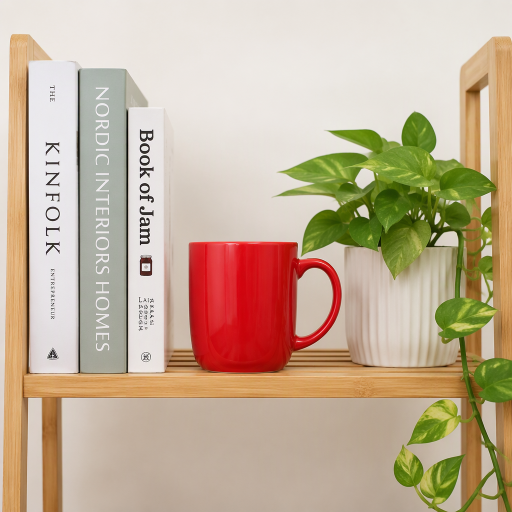
//> input picture 底层算法演示/模板匹配/assets/scene.png, 1024 x 1024 px (shown at 1/2 size)
$ ./template_matching -s=../assets/scene.png   (built with g++ and OpenCV 4)
//> lines starting //> are read from the running program, lines starting //| are printed output that depends on the picture
/**
 * @file    template_matching.cpp
 * @brief   模板匹配演示：在多尺度上滑动窗口匹配，定位模板并输出响应热力图。
 * @details 流程：读取模板与目标 -> 选择匹配方法 -> 多尺度滑动窗口匹配 -> 定位最佳位置。
 * @note    依赖：OpenCV 4.x（core / imgproc / imgcodecs / highgui）
 *          TM_CCOEFF_NORMED 对亮度线性变化不敏感，但匹配结果只有「平移」自由度；
 *          模板尺寸一变就失效，所以工程上必须配合多尺度搜索（本演示的核心）。
 */

#include <algorithm>
#include <iomanip>
#include <iostream>
#include <string>
#include <vector>

#include <opencv2/opencv.hpp>
#include <opencv2/core/utils/filesystem.hpp>

namespace {

const int kPanelWidth = 480;
const int kPanelHeight = 360;
const int kTitleHeight = 30;

/** @brief 在若干候选位置中查找素材，便于从不同工作目录运行。 */
std::string locateAsset(const std::string& fileName)
{
//> called with fileName = "template.png"
    const std::vector<std::string> candidates = {
        "../../assets/" + fileName, "../assets/" + fileName, "assets/" + fileName};
    for (const auto& path : candidates) {
        if (cv::utils::fs::exists(path)) {
            return path;
        }
    }
    return candidates.front();
}

/** @brief 由素材路径推导输出目录：<demo>/assets/x.png -> <demo>/output。 */
std::string outputDirFor(const std::string& inputPath)
{
    std::string dir = inputPath;
    const size_t slash = dir.find_last_of("/\\");
    dir = (slash == std::string::npos) ? "." : dir.substr(0, slash);
    const size_t slash2 = dir.find_last_of("/\\");
    const std::string leaf = (slash2 == std::string::npos) ? dir : dir.substr(slash2 + 1);
    if (leaf == "assets") {
        dir = (slash2 == std::string::npos) ? "." : dir.substr(0, slash2);
    }
    return dir + "/output";
}

/** @brief 等比缩放并居中留白到固定面板。 */
cv::Mat fitPanel(const cv::Mat& image, const std::string& title)
{
    cv::Mat bgr;
    if (image.channels() == 1) {
        cv::cvtColor(image, bgr, cv::COLOR_GRAY2BGR);
    } else {
        bgr = image;
    }
    const double scale =
        std::min(kPanelWidth / static_cast<double>(bgr.cols),
                 kPanelHeight / static_cast<double>(bgr.rows));
    cv::Mat scaled;
    cv::resize(bgr, scaled, cv::Size(), scale, scale, cv::INTER_AREA);
    cv::Mat panel(kPanelHeight + kTitleHeight, kPanelWidth, CV_8UC3, cv::Scalar(255, 255, 255));
    const int x = (kPanelWidth - scaled.cols) / 2;
    const int y = kTitleHeight + (kPanelHeight - scaled.rows) / 2;
    scaled.copyTo(panel(cv::Rect(x, y, scaled.cols, scaled.rows)));
    cv::putText(panel, title, cv::Point(8, 21), cv::FONT_HERSHEY_SIMPLEX, 0.5,
                cv::Scalar(0, 0, 0), 1, cv::LINE_AA);
    return panel;
}

/** @brief 按列数拼接等尺寸面板。 */
cv::Mat montage(const std::vector<cv::Mat>& panels, int cols)
{
    const int rows = static_cast<int>((panels.size() + cols - 1) / cols);
    cv::Mat canvas(rows * panels[0].rows, cols * panels[0].cols, CV_8UC3, cv::Scalar(255, 255, 255));
    for (size_t i = 0; i < panels.size(); ++i) {
        const int r = static_cast<int>(i) / cols;
        const int c = static_cast<int>(i) % cols;
        panels[i].copyTo(canvas(cv::Rect(c * panels[i].cols, r * panels[i].rows,
                                         panels[i].cols, panels[i].rows)));
    }
    return canvas;
}

}  // namespace

/**
 * @brief  主流程：多尺度模板匹配并输出最佳位置与热力图。
 * @param  argc 参数个数。
 * @param  argv 参数列表。
 * @return 0 表示成功，非 0 表示失败。
 */
int main(int argc, char** argv)
{
    const cv::String keys =
        "{help h usage ? |      | 打印帮助信息 }"
        "{s scene        |      | 场景图，缺省读取 assets/scene.png }"
        "{t template     |      | 模板图，缺省读取 assets/template.png }"
        "{o output       |      | 输出图像路径，缺省写入 <目录>/output/template_matching.png }"
        "{a minScale     | 0.5  | 最小缩放系数 }"
        "{b maxScale     | 1.5  | 最大缩放系数 }"
        "{n steps        | 11   | 缩放扫描点数 }"
        "{d display      | 0    | 是否弹窗显示 (1=显示, 0=不显示) }";

    cv::CommandLineParser parser(argc, argv, keys);
    parser.about("模板匹配演示: 多尺度 matchTemplate 搜索\n参数请使用 --key=value 形式");
    if (parser.has("help")) {
        parser.printMessage();
        return 0;
    }
    if (!parser.check()) {
        parser.printErrors();
        parser.printMessage();
        return -1;
    }

    std::string scenePath = parser.get<std::string>("scene");
    std::string templatePath = parser.get<std::string>("template");
    if (scenePath.empty()) {
        scenePath = locateAsset("scene.png");
    }
    if (templatePath.empty()) {
        templatePath = locateAsset("template.png");
    }

    // 步骤 1：读取模板和目标。
    const cv::Mat sceneColor = cv::imread(scenePath, cv::IMREAD_COLOR);
//> sceneColor is the input picture: 1024 rows x 1024 cols, CV_8UC3; mean B, G, R 151.2, 175.3, 195.9
    const cv::Mat templateColor = cv::imread(templatePath, cv::IMREAD_COLOR);
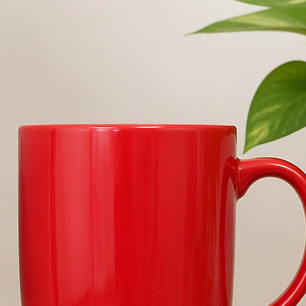
//> input picture 底层算法演示/模板匹配/assets/template.png, 306 x 306 px
//> templateColor is the input picture: 306 rows x 306 cols, CV_8UC3; mean B, G, R 111.4, 120.7, 202
    if (sceneColor.empty() || templateColor.empty()) {
        std::cerr << "无法读取图像" << std::endl;
        return -1;
    }
    cv::Mat sceneGray;
    cv::Mat templateGray;
    cv::cvtColor(sceneColor, sceneGray, cv::COLOR_BGR2GRAY);
    cv::cvtColor(templateColor, templateGray, cv::COLOR_BGR2GRAY);

    // 步骤 2~3：多尺度滑动窗口匹配。matchTemplate 内部就是一次全图的相关滤波。
    const double minScale = std::max(0.1, parser.get<double>("minScale"));
    const double maxScale = std::max(minScale, parser.get<double>("maxScale"));
    const int steps = std::max(2, parser.get<int>("steps"));
    const double stepSize = (maxScale - minScale) / (steps - 1);

    double bestScore = -1.0;
    double bestScale = 1.0;
    cv::Point bestLocation;
    cv::Mat bestResult;
    std::cout << "尺度扫描 (TM_CCOEFF_NORMED):\n";
    for (int i = 0; i < steps; ++i) {
        const double scale = minScale + i * stepSize;
        cv::Mat scaledTemplate;
        cv::resize(templateGray, scaledTemplate, cv::Size(), scale, scale, cv::INTER_AREA);
        if (scaledTemplate.cols >= sceneGray.cols || scaledTemplate.rows >= sceneGray.rows) {
            continue;
        }
        cv::Mat result;
        cv::matchTemplate(sceneGray, scaledTemplate, result, cv::TM_CCOEFF_NORMED);
        double minValue = 0.0;
        double maxValue = 0.0;
        cv::Point minLocation;
        cv::Point maxLocation;
        cv::minMaxLoc(result, &minValue, &maxValue, &minLocation, &maxLocation);
        if (i % 2 == 0) {
            std::cout << "  scale=" << std::fixed << std::setprecision(2) << scale
                      << " -> peak=" << maxValue << "\n";
        }
        if (maxValue > bestScore) {
            bestScore = maxValue;
            bestScale = scale;
            bestLocation = maxLocation;
            bestResult = result.clone();
        }
    }
//> this loop made 11 passes
//> (minValue, maxValue, minLocation, bestScore, bestLocation) on passes 1 to 6: (-0.715, 0.763, Point(442, 683), 0.763, Point(477, 422)), (-0.721, 0.806, Point(419, 670), 0.806, Point(454, 409)), (-0.729, 0.837, Point(397, 658), 0.837, Point(430, 397)), (-0.718, 0.845, Point(381, 646), 0.845, Point(407, 385)), (-0.68, 0.878, Point(665, 386), 0.878, Point(383, 372)), (-0.635, 1, Point(659, 373), 1, Point(359, 359))
//> (minValue, maxValue, minLocation, maxLocation) on passes 7 to 11: (-0.612, 0.854, Point(329, 609), Point(335, 345)), (-0.577, 0.769, Point(329, 596), Point(311, 333)), (-0.549, 0.716, Point(329, 584), Point(303, 321)), (-0.528, 0.665, Point(329, 572), Point(301, 308)), (-0.503, 0.626, Point(328, 559), Point(301, 286))
//|   scale=0.50 -> peak=0.76
//|   scale=0.70 -> peak=0.84
//|   scale=0.90 -> peak=0.88
//|   scale=1.10 -> peak=0.85
//|   scale=1.30 -> peak=0.72
//|   scale=1.50 -> peak=0.63
//> pass 1, `cv::matchTemplate(sceneGray, scaledTemplate, result, cv::TM_CCOEFF_NOR..`:
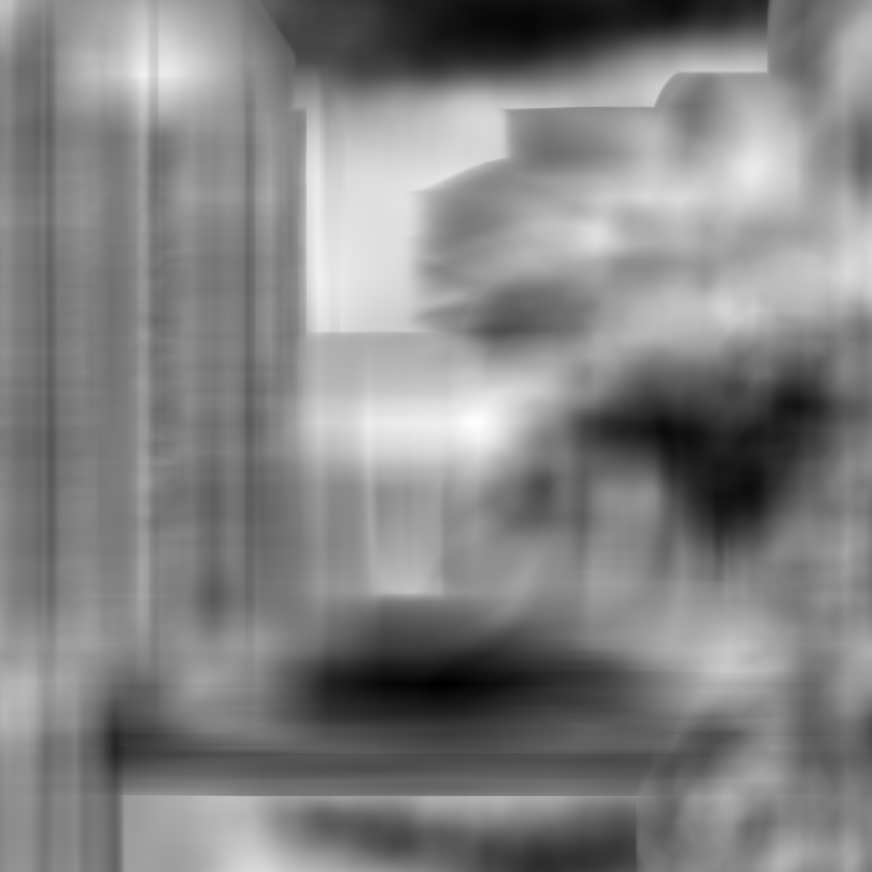
//> result: 872 rows x 872 cols, CV_32FC1; min -0.715, max 0.763, mean 0.0453; drawn with min black and max white
//> after the loop:
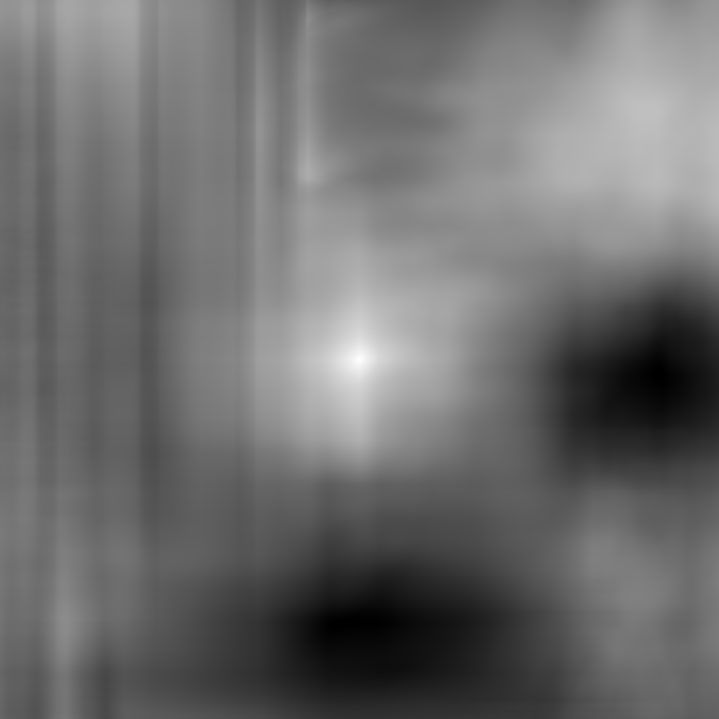
//> bestResult: 719 rows x 719 cols, CV_32FC1; min -0.635, max 1, mean 0.0694; drawn with min black and max white
//> after the loop, bestScore = 1; bestScale = 1

    // 步骤 4：定位最佳位置。
    cv::Mat matchedTemplate;
    cv::resize(templateGray, matchedTemplate, cv::Size(), bestScale, bestScale, cv::INTER_AREA);
    const cv::Rect matchBox(bestLocation.x, bestLocation.y,
                            matchedTemplate.cols, matchedTemplate.rows);
//> matchBox = Rect(359, 359, 306, 306)

    cv::Mat sceneView = sceneColor.clone();
    cv::rectangle(sceneView, matchBox, cv::Scalar(0, 255, 0), 3, cv::LINE_AA);
    cv::putText(sceneView,
                "score " + std::to_string(bestScore).substr(0, 5) + " scale " +
                    std::to_string(bestScale).substr(0, 4),
                cv::Point(matchBox.x, std::max(20, matchBox.y - 8)),
                cv::FONT_HERSHEY_SIMPLEX, 0.7, cv::Scalar(0, 255, 0), 2, cv::LINE_AA);

    // 响应热力图：越红表示与模板越相似。
    cv::Mat heatmapSource;
    cv::normalize(bestResult, heatmapSource, 0, 255, cv::NORM_MINMAX, CV_8U);
    cv::Mat heatmap;
    cv::applyColorMap(heatmapSource, heatmap, cv::COLORMAP_JET);
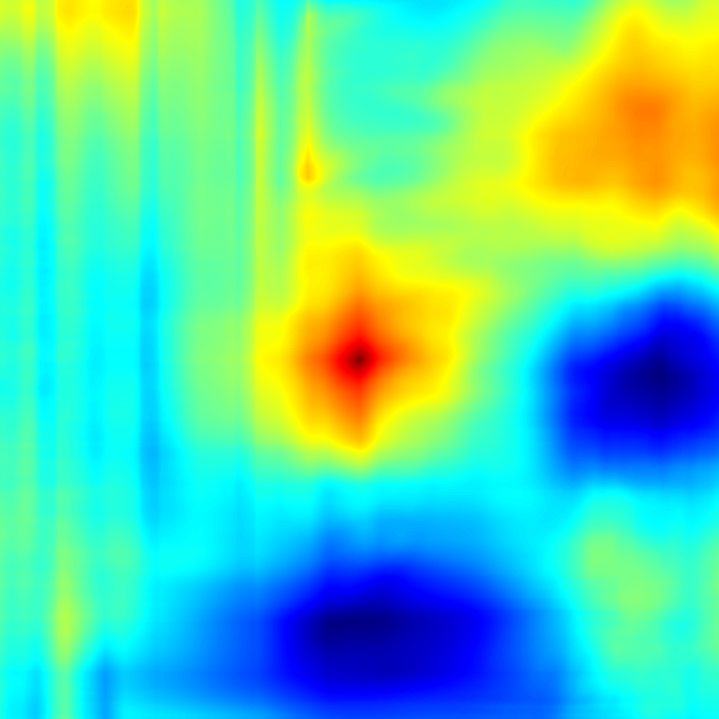
//> heatmap: 719 rows x 719 cols, CV_8UC3; mean B, G, R 162.7, 209.3, 90

    std::cout << "\n最佳: scale=" << bestScale << ", score=" << bestScore
              << ", 位置=(" << bestLocation.x << ", " << bestLocation.y << ")\n";
//| 最佳: scale=1.00, score=1.00, 位置=(359, 359)

    const std::vector<cv::Mat> panels = {
        fitPanel(sceneView, "detected"),
        fitPanel(templateColor, "template"),
        fitPanel(heatmap, "response heatmap"),
        fitPanel(sceneColor(matchBox), "matched patch")};
//> in fitPanel, `cv::putText(panel, title, cv::Point(8, 21), cv::FONT_HERSHEY_SIMPLEX, ..`:
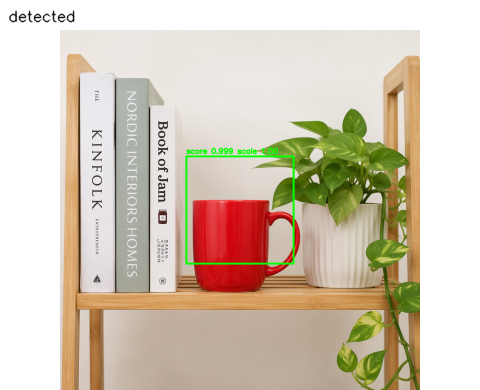
//> panel: 390 rows x 480 cols, CV_8UC3; mean B, G, R 182, 200.1, 212.7
//> in fitPanel (call 2), `cv::putText(panel, title, cv::Point(8, 21), cv::FONT_HERSHEY_SIMPLEX, ..`: panel: 390 rows x 480 cols, CV_8UC3; mean B, G, R 155.2, 161.7, 217.9
//> call 4 of fitPanel, with title = "matched patch"
//> in fitPanel (call 4), `cv::putText(panel, title, cv::Point(8, 21), cv::FONT_HERSHEY_SIMPLEX, ..`:
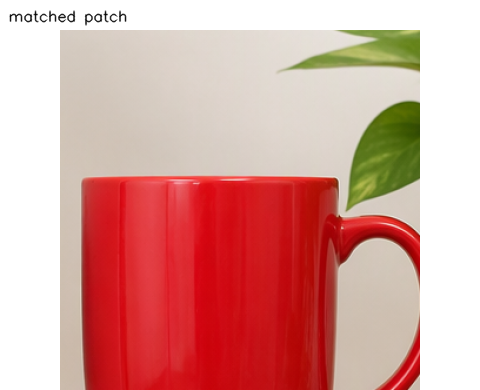
//> panel: 390 rows x 480 cols, CV_8UC3; mean B, G, R 155, 161.5, 217.8
    const cv::Mat result = montage(panels, 2);
//> in montage, `const int rows = static_cast<int>((panels.size() + cols - 1) / cols);`: rows = 2
//> in montage, `cv::Mat canvas(rows * panels[0].rows, cols * panels[0].cols, CV_8UC3, ..`: canvas: 780 rows x 960 cols, CV_8UC3; every value is 255
//> the loop in montage, `for (size_t i = 0; i < panels.size(); ++i)` made 4 passes
//> after the loop in montage, `for (size_t i = 0; i < panels.size(); ++i)`:
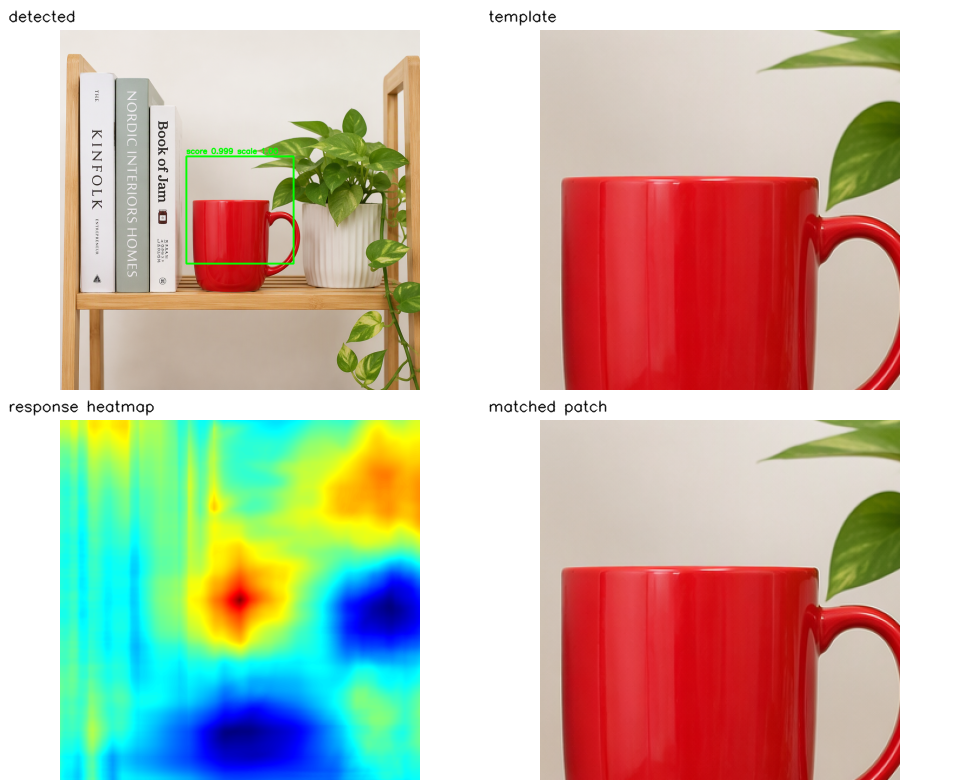
//> canvas: 780 rows x 960 cols, CV_8UC3; mean B, G, R 170.7, 186.5, 197.1

    std::string outputPath = parser.get<std::string>("output");
    if (outputPath.empty()) {
        const std::string outDir = outputDirFor(scenePath);
        cv::utils::fs::createDirectories(outDir);
        outputPath = outDir + "/template_matching.png";
    }
    if (!cv::imwrite(outputPath, result)) {
        std::cerr << "无法写入输出图像: " << outputPath << std::endl;
        return -1;
    }
    std::cout << "结果已保存至 " << outputPath << std::endl;

    if (parser.get<int>("display") != 0) {
        cv::imshow("template matching", result);
        cv::waitKey(0);
    }
    return 0;
}
